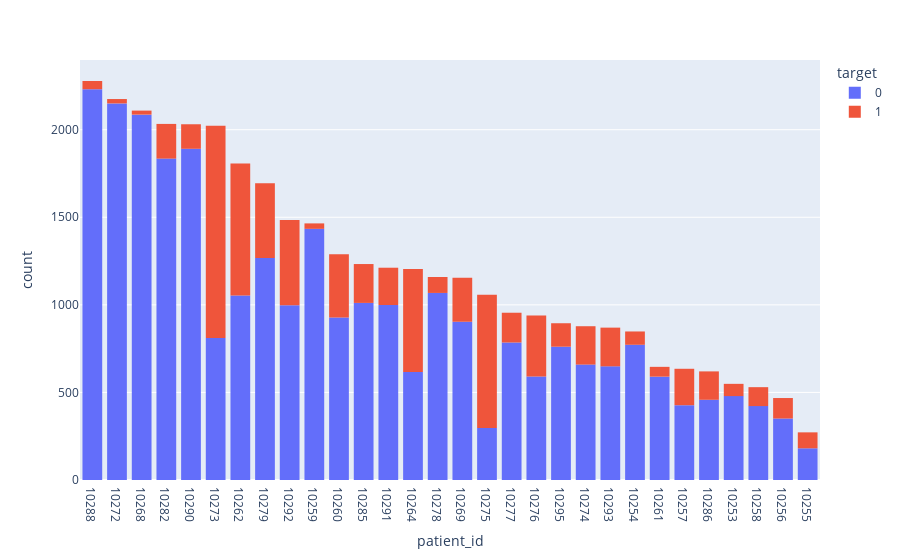

The code cell stored with this chart in its notebook:
### Code cell
import plotly.express as px
df = data[data["patient_id"].isin(limit)]
fig = px.histogram(df, x="patient_id", color="target").update_xaxes(categoryorder="total descending")
fig.show()

### Figure 1 — Plotly figure (JSON) as saved in the notebook; plotly's stock layout.template omitted (floating-point values rounded to 4 significant figures; data arrays with more than 128 entries replaced by an {"elided": "..."} marker saying what was removed)
{"data": [{"alignmentgroup": "True", "bingroup": "x", "hovertemplate": "target=0<br>patient_id=%{x}<br>count=%{y}<extra></extra>", "legendgroup": "0", "marker": {"color": "#636efa", "pattern": {"shape": ""}}, "name": "0", "offsetgroup": "0", "orientation": "v", "showlegend": true, "type": "histogram", "x": {"elided": "28705 str values"}, "xaxis": "x", "yaxis": "y"}, {"alignmentgroup": "True", "bingroup": "x", "hovertemplate": "target=1<br>patient_id=%{x}<br>count=%{y}<extra></extra>", "legendgroup": "1", "marker": {"color": "#EF553B", "pattern": {"shape": ""}}, "name": "1", "offsetgroup": "1", "orientation": "v", "showlegend": true, "type": "histogram", "x": {"elided": "7807 str values"}, "xaxis": "x", "yaxis": "y"}], "layout": {"barmode": "relative", "legend": {"title": {"text": "target"}, "tracegroupgap": 0}, "margin": {"t": 60}, "xaxis": {"anchor": "y", "categoryorder": "total descending", "domain": [0, 1], "title": {"text": "patient_id"}}, "yaxis": {"anchor": "x", "domain": [0, 1], "title": {"text": "count"}}}}
